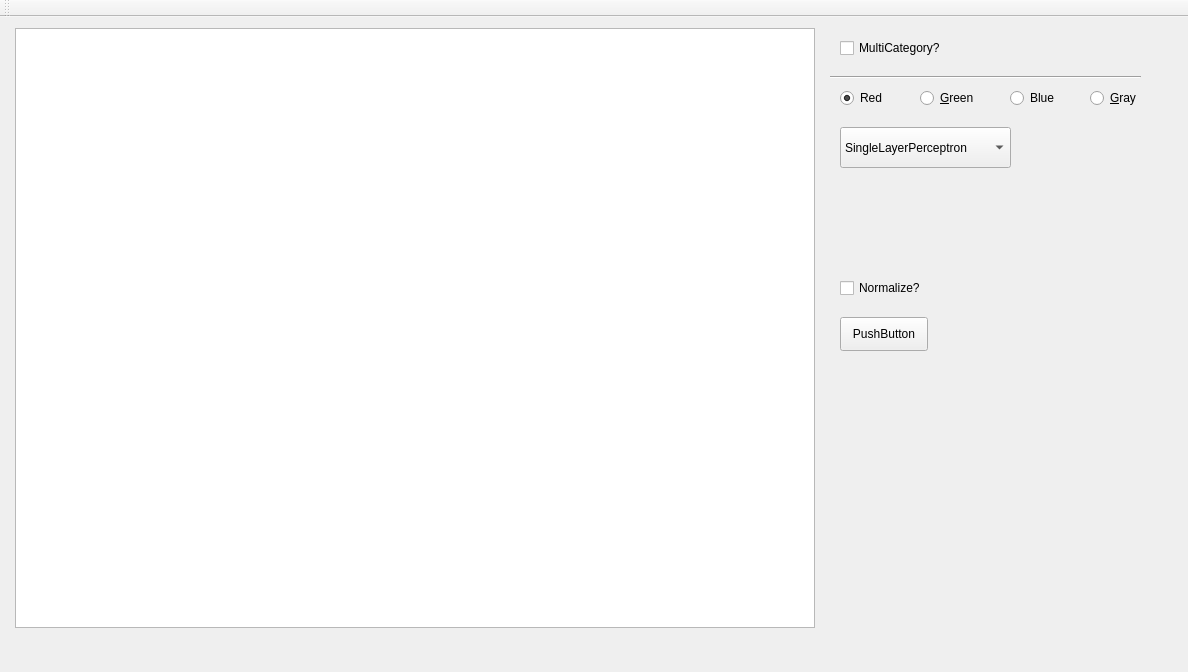
<?xml version="1.0" encoding="UTF-8"?>
<ui version="4.0">
 <class>MainWindow</class>
 <widget class="QMainWindow" name="MainWindow">
  <property name="geometry">
   <rect>
    <x>0</x>
    <y>0</y>
    <width>1188</width>
    <height>672</height>
   </rect>
  </property>
  <property name="windowTitle">
   <string>MainWindow</string>
  </property>
  <widget class="QWidget" name="centralWidget">
   <widget class="MyGraphicsView" name="graphicsView">
    <property name="geometry">
     <rect>
      <x>15</x>
      <y>11</y>
      <width>800</width>
      <height>600</height>
     </rect>
    </property>
   </widget>
   <widget class="QPushButton" name="Hesapla">
    <property name="geometry">
     <rect>
      <x>840</x>
      <y>300</y>
      <width>88</width>
      <height>34</height>
     </rect>
    </property>
    <property name="text">
     <string>PushButton</string>
    </property>
   </widget>
   <widget class="QRadioButton" name="Red">
    <property name="enabled">
     <bool>true</bool>
    </property>
    <property name="geometry">
     <rect>
      <x>840</x>
      <y>70</y>
      <width>105</width>
      <height>22</height>
     </rect>
    </property>
    <property name="text">
     <string>Red</string>
    </property>
    <property name="checked">
     <bool>true</bool>
    </property>
   </widget>
   <widget class="QRadioButton" name="Blue">
    <property name="enabled">
     <bool>true</bool>
    </property>
    <property name="geometry">
     <rect>
      <x>1010</x>
      <y>70</y>
      <width>61</width>
      <height>22</height>
     </rect>
    </property>
    <property name="text">
     <string>Blue</string>
    </property>
   </widget>
   <widget class="QRadioButton" name="Gray">
    <property name="enabled">
     <bool>true</bool>
    </property>
    <property name="geometry">
     <rect>
      <x>1090</x>
      <y>70</y>
      <width>61</width>
      <height>22</height>
     </rect>
    </property>
    <property name="text">
     <string>&amp;Gray</string>
    </property>
   </widget>
   <widget class="QRadioButton" name="Green">
    <property name="geometry">
     <rect>
      <x>920</x>
      <y>70</y>
      <width>71</width>
      <height>22</height>
     </rect>
    </property>
    <property name="text">
     <string>&amp;Green</string>
    </property>
   </widget>
   <widget class="QComboBox" name="comboBox">
    <property name="geometry">
     <rect>
      <x>840</x>
      <y>110</y>
      <width>171</width>
      <height>41</height>
     </rect>
    </property>
    <item>
     <property name="text">
      <string>SingleLayerPerceptron</string>
     </property>
    </item>
    <item>
     <property name="text">
      <string>MultiPerceptron</string>
     </property>
    </item>
    <item>
     <property name="text">
      <string>Delta</string>
     </property>
    </item>
   </widget>
   <widget class="Line" name="line">
    <property name="geometry">
     <rect>
      <x>830</x>
      <y>50</y>
      <width>311</width>
      <height>20</height>
     </rect>
    </property>
    <property name="orientation">
     <enum>Qt::Horizontal</enum>
    </property>
   </widget>
   <widget class="QCheckBox" name="multicategory">
    <property name="geometry">
     <rect>
      <x>840</x>
      <y>20</y>
      <width>131</width>
      <height>22</height>
     </rect>
    </property>
    <property name="text">
     <string>MultiCategory?</string>
    </property>
   </widget>
   <widget class="QCheckBox" name="normalize">
    <property name="geometry">
     <rect>
      <x>840</x>
      <y>260</y>
      <width>111</width>
      <height>22</height>
     </rect>
    </property>
    <property name="text">
     <string>Normalize?</string>
    </property>
   </widget>
  </widget>
  <widget class="QMenuBar" name="menuBar">
   <property name="geometry">
    <rect>
     <x>0</x>
     <y>0</y>
     <width>1188</width>
     <height>30</height>
    </rect>
   </property>
  </widget>
  <widget class="QToolBar" name="mainToolBar">
   <attribute name="toolBarArea">
    <enum>TopToolBarArea</enum>
   </attribute>
   <attribute name="toolBarBreak">
    <bool>false</bool>
   </attribute>
  </widget>
 </widget>
 <layoutdefault spacing="6" margin="11"/>
 <customwidgets>
  <customwidget>
   <class>MyGraphicsView</class>
   <extends>QGraphicsView</extends>
   <header>mygraphicsview.h</header>
  </customwidget>
 </customwidgets>
 <resources/>
 <connections/>
</ui>
